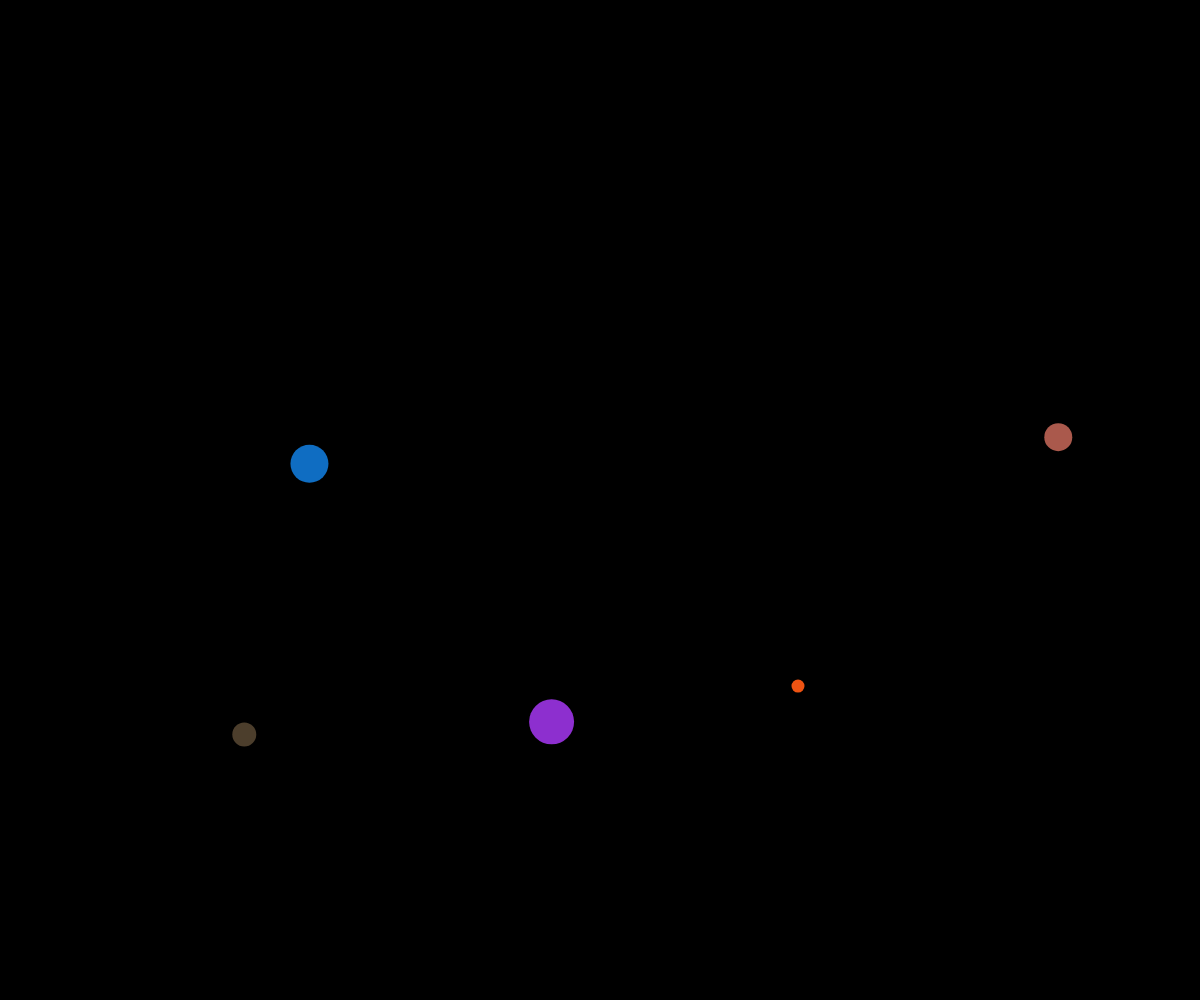
Frame 1 (no input)
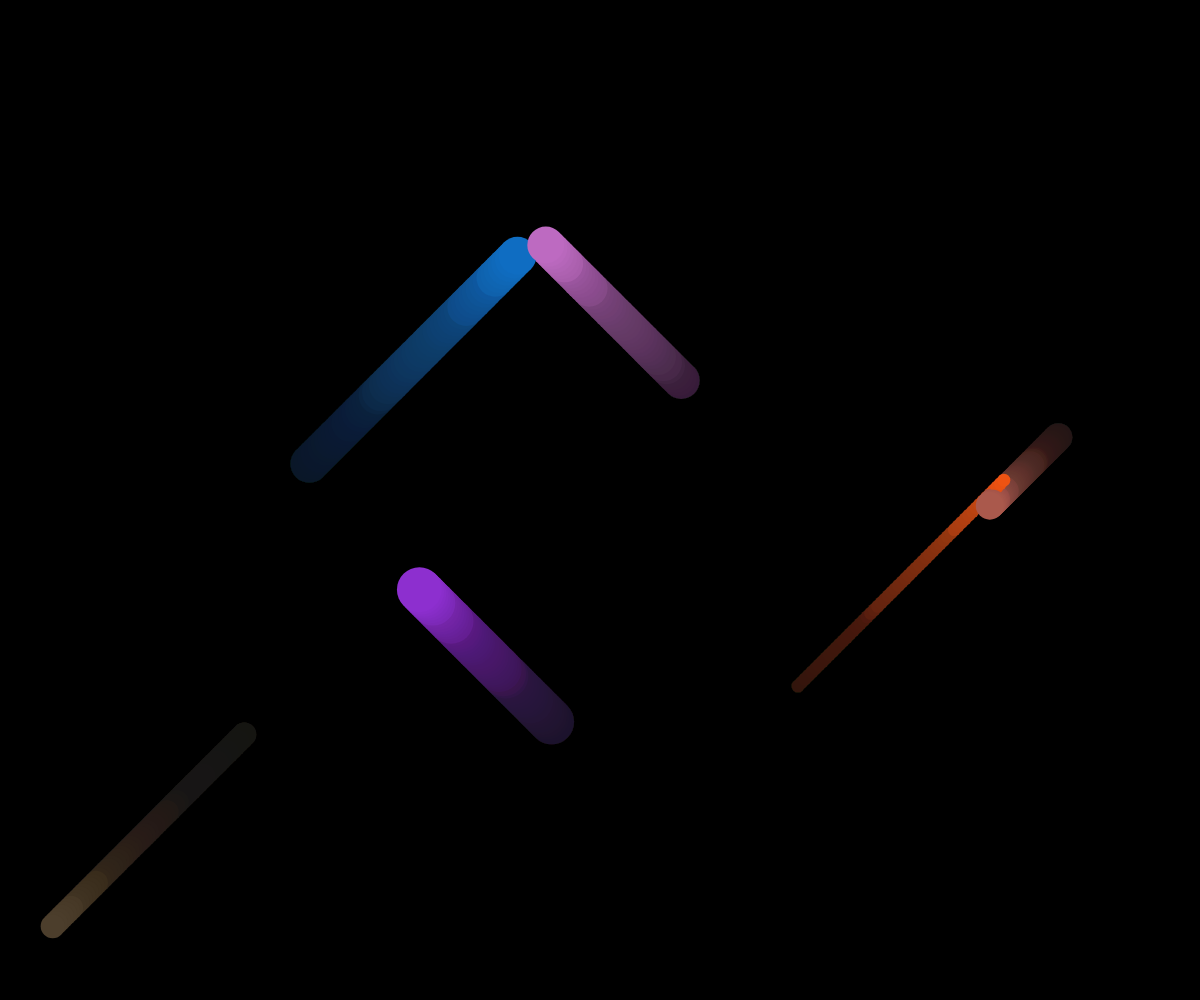
Frame 60 (no input)
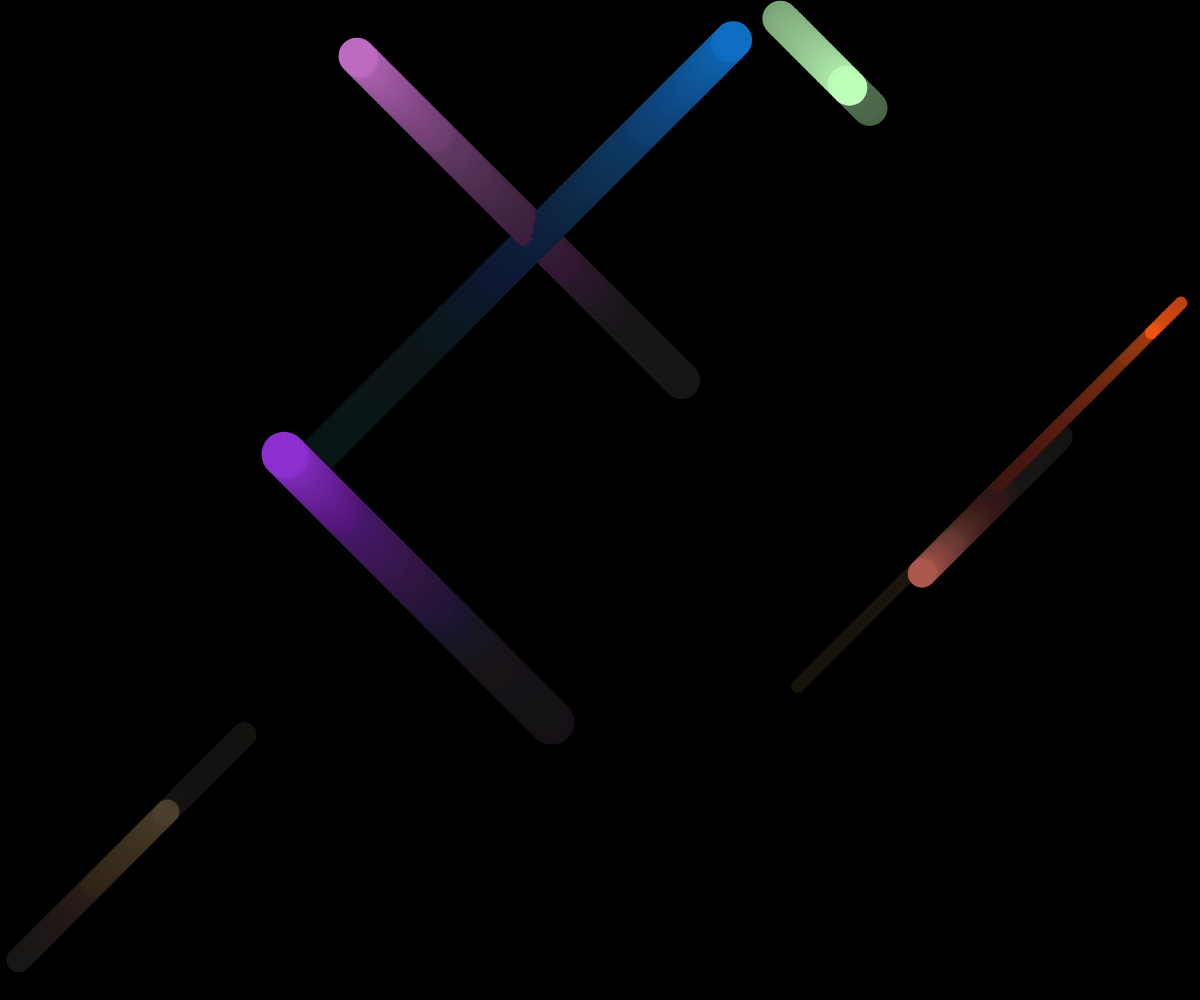
Frame 120 (the mouse pressed at the canvas centre since frame 60)

The p5.js sketch that drew these frames (run headless with seeded random() and noise() and a simulated clock; from frame 60 on, the mouse is pressed at the canvas centre):

// p5.js sketch
// ── sketch.js
let tubi = []; //array that contains the objects moving
let numtub = 0; //initial number of the balls
let distbord = 20; //distance from the border in wich the ball bounce

function setup() {
  createCanvas(windowWidth, windowHeight);
  angleMode(DEGREES);
  background(0, 0, 0);

  numtub = random(2, 5);

  for (let i = 0; i < numtub; i++) {
    tubi.push(
      new tube(
        random(0, width - distbord),
        random(0, height - distbord),
        round(random(10, 50)),
        random(1, 4)
      )
    );
  }
}

function draw() {
  if (round(random(0, 50)) == 25) {
    tubi.push(
      new tube(
        random(0, width - distbord),
        random(0, height - distbord),
        round(random(10, 50)),
        random(1, 4)
      )
    );
  }
  if (tubi.length > 15 && round(random(0, 50)) == 24) {
    tubi.pop();
  }

  background(0, 0, 0, 5);
  if (frameCount % round(random(15, 25)) == 0) {
    background(0, 0, 0, random(15, 25));
  }

  for (let i = 0; i < tubi.length; i++) {
    tubi[i].move();
  }
}

function windowResized() {
  resizeCanvas(windowWidth, windowHeight);
  background(0, 0, 0);
}

class tube {
  constructor(xiniz, yiniz, amp, velocity) {
    this.x = xiniz;
    this.y = yiniz;
    this.a = amp;
    this.r = random(255);
    this.g = random(255);
    this.b = random(255);
    this.case = 1;
    this.time = 0;
    this.count = 0;
    this.v = velocity;
  }

  move() {
    fill(this.r, this.g, this.b);
    noStroke();
    circle(this.x, this.y, this.a);

    if (this.count == this.time) {
      this.time = round(random(100, 200));
      this.count = 0;
      this.case = round(random(1, 4));
    }

    switch (this.case) {
      case 1:
        this.x += this.v;
        this.y -= this.v;
        this.v = this.v + random(-0.05, 0.05);
        break;
      case 2:
        this.x -= this.v;
        this.y += this.v;
        this.v = this.v + random(-0.05, 0.05);
        break;
      case 3:
        this.y += this.v;
        this.x += this.v;
        this.v = this.v + random(-0.05, 0.05);
        break;
      case 4:
        this.y -= this.v;
        this.x -= this.v;
        this.v = this.v + random(-0.05, 0.05);
        break;
    }

    if (this.x > width - distbord) {
      this.case = 2;
    }

    if (this.x < distbord) {
      this.case = 1;
    }

    if (this.y > height - distbord) {
      this.case = 4;
    }

    if (this.y < distbord) {
      this.case = 3;
    }
    this.count++;
  }
}
